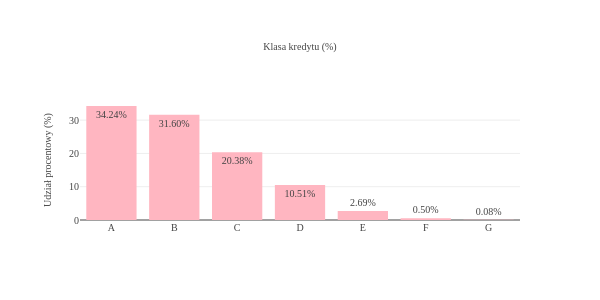

The code cell stored with this chart in its notebook:
### Code cell
counts = (data_proc['loan_grade']
          .value_counts(normalize=True)  
          .sort_values(ascending=False)) 


fig = px.bar(
    x=counts.index,
    y=counts.values * 100,  
    text=[f"{v*100:.2f}%" for v in counts.values],  
    template='presentation',
    title='loan_grade',
    color_discrete_sequence=custom_pink
)

fig.update_layout(
    width=600,
    height=300,
    title=dict(
        text='Klasa kredytu (%)',
        x=0.5,
        xanchor='center',
        font=dict(size=10)),
    font=dict(  
        family="Times New Roman",
        size=10
    ),
    xaxis=dict(
        title=dict(text='', font=dict(size=10)),
        tickfont=dict(size=10)
    ),
    yaxis=dict(
        title=dict(text='Udział procentowy (%)', font=dict(size=10)),
        tickfont=dict(size=10)
    )
    
)

fig.update_traces(textfont_size=10)

fig.show()

### Figure 1 — Plotly figure (JSON) as saved in the notebook; plotly's stock layout.template omitted (floating-point values rounded to 4 significant figures)
{"data": [{"hovertemplate": "x=%{x}<br>y=%{y}<br>text=%{text}<extra></extra>", "legendgroup": "", "marker": {"color": "#FFB6C1", "pattern": {"shape": ""}}, "name": "", "orientation": "v", "showlegend": false, "text": ["34.24%", "31.60%", "20.38%", "10.51%", "2.69%", "0.50%", "0.08%"], "textfont": {"size": 10}, "textposition": "auto", "type": "bar", "x": ["A", "B", "C", "D", "E", "F", "G"], "xaxis": "x", "y": [34.24, 31.6, 20.38, 10.51, 2.688, 0.4999, 0.0846], "yaxis": "y"}], "layout": {"barmode": "relative", "font": {"family": "Times New Roman", "size": 10}, "height": 300, "legend": {"tracegroupgap": 0}, "title": {"font": {"size": 10}, "text": "Klasa kredytu (%)", "x": 0.5, "xanchor": "center"}, "width": 600, "xaxis": {"anchor": "y", "domain": [0, 1], "tickfont": {"size": 10}, "title": {"font": {"size": 10}, "text": ""}}, "yaxis": {"anchor": "x", "domain": [0, 1], "tickfont": {"size": 10}, "title": {"font": {"size": 10}, "text": "Udział procentowy (%)"}}}}
